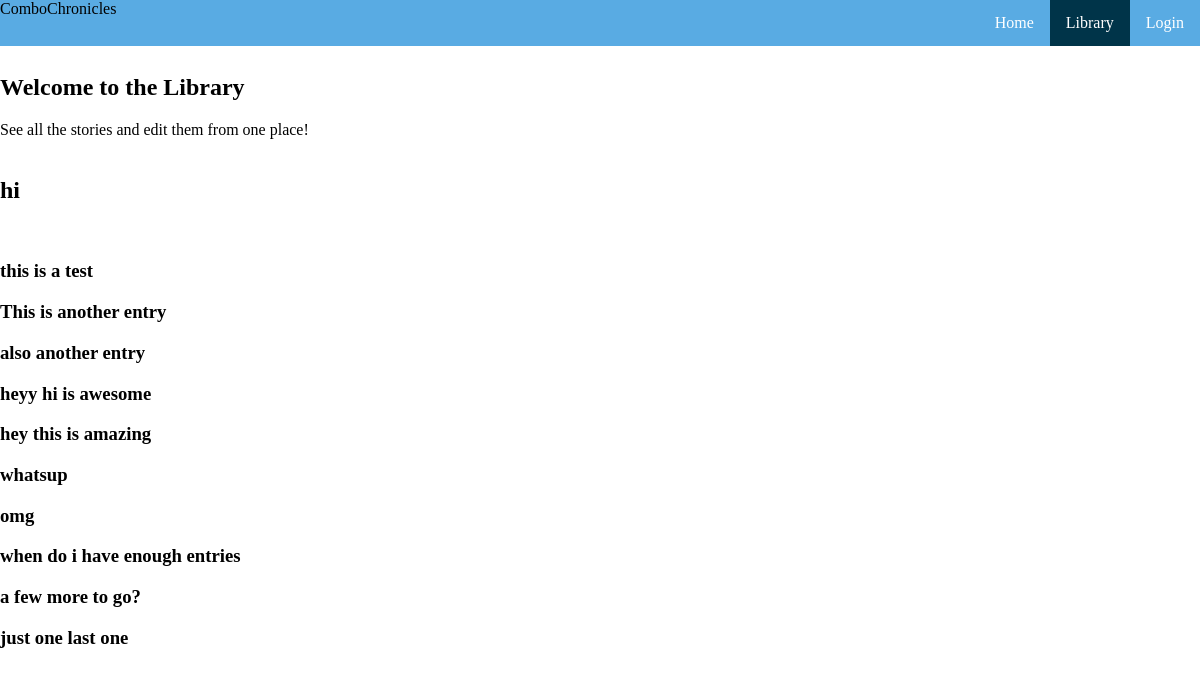
/library/, run on the app's committed database.
### tables this page shows
CREATE TABLE stories (storyid INTEGER PRIMARY KEY, title TEXT NOT NULL);

CREATE TABLE entries (storyid INTEGER, content TEXT NOT NULL, entryID INTEGER PRIMARY KEY autoincrement, contributor TEXT NOT NULL, timestamp TEXT NOT NULL);

### app.py (the view)
@app.route("/library/")
def library():
	return render_template('library.html', title = "Library", titles = functions.libraryStories()[0], entries = functions.libraryStories()[2])

### functions.py (called while the page is built)
def returnFinished(sortOrder):
	db = sql.connect(STORIES)
	c1 = db.cursor()
	c2 = db.cursor()
	stories = c1.execute("SELECT DISTINCT storyid FROM entries ORDER BY ? ASC" , (sortOrder,))
	storyList = []
	for story in stories:
		l = list(c2.execute("SELECT * FROM entries WHERE entries.storyid == ?" , story))
		if len(l) >= 5:
			storyList.append(story[0])
	return storyList

def libraryStories():
	db = sql.connect(STORIES)
	c = db.cursor()
	allStories = returnFinished('storyid')
	allEntries = []
	allTitles = []
	for story in allStories:
		data = c.execute("SELECT * FROM entries WHERE entries.storyid == ? ORDER BY entryID ASC" , (story,))
		entries = data.fetchall()
		for entry in entries:
			allEntries.append(entry[1])
		data = c.execute("SELECT title FROM stories WHERE storyid == ?", (story,))
		entry = data.fetchone()
		if entry:
			allTitles.append(entry[0])
	return (allTitles, allStories, allEntries,)

### templates/library.html (shortened to what this page needs)
{% extends "index.html" %}
{% block libact %}class="active"{% endblock %}
{% block content %}
	<h2>Welcome to the Library</h2>
		See all the stories and edit them from one place!
		<br>
		<br>
		{% for title in titles %}
		<h2>{{title}}</h2>
		<br>
		{% for entry in entries %}
		<h3>{{entry}}</h3>
		{% endfor %}
		{% endfor %}
{% endblock %}

### templates/index.html (shortened to what this page needs)
<!DOCTYPE html>
<html>
	<head>
		<link type="text/css" rel="stylesheet" href="{{ url_for('static', filename='stylesheets/index.css') }}" />
	</head>
	<body>
		<ul>
			{% if 'username' not in session %}
			<li><a {% block loginact %}{% endblock %} href="/login">Login</a></li>
			{% endif %}
			<li><a {% block libact %}{% endblock %} href="/library">Library</a></li>
			<li><a {% block homeact %}{% endblock %} href="/">Home</a></li>
			<li style="float:left">ComboChronicles</li>
		</ul>
		<br>
		<br>
		<br>
		{% block content %}
		{% endblock %}
	</body>
</html>

### static/stylesheets/index.css (style rules this page uses)
body { margin:0; }
ul { list-style-type: none; margin: 0; padding: 0; overflow: hidden; background-color: #59ABE3; position: fixed; top: 0; width: 100%; }
li { float: right; }
li a { display: block; color: white; text-align: center; padding: 14px 16px; text-decoration: none; }
.active { background-color: #003449; }

### data on the page
stories: title "hi"
entries: content "this is a test"
entries: content "This is another entry"
entries: content "also another entry"
entries: content "heyy hi is awesome"
entries: content "hey this is amazing"
entries: content "whatsup"
entries: content "omg"
entries: content "when do i have enough entries"
entries: content "a few more to go?"
entries: content "just one last one"
